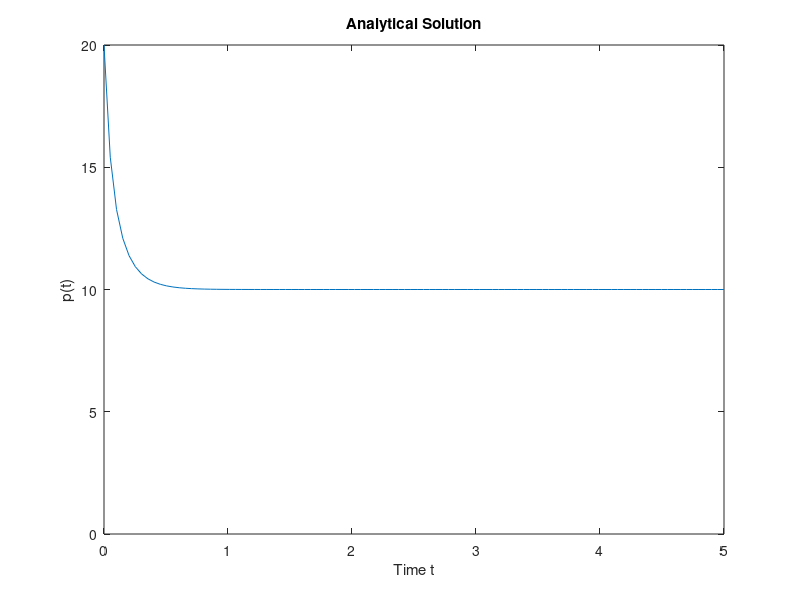

Recreate this plot in MATLAB. (Note: this script raises an error after producing the figure.)
%% Variables

clear all;

Analyt_Sol = @(t) 200./(20-10*exp(-7.*t));  % Analytical Solution
f = @(p) 7*(1-p/10)*p;						% ODE diff(p) = f(p)
D_f = @(p)(7*(1-p/5));						% diff of f wrt p
p0 = 20;									% Initial value
t_end = 5;									% end time
dt = [1 1/2 1/4 1/8 1/16 1/32];				% time steps
Er_ExEul = zeros(1, length(dt));			% App. Error of Explicit Euler method
Er_Heun = zeros(1, length(dt));				% App. Error of method of Heun
Er_ImEul = zeros(1, length(dt));			% App. Error of Implicit Euler
Er_AdMol = zeros(1, length(dt));			% App. Error of Adams Moulton method
Er_AML1 = zeros(1, length(dt));				% App. Error of Adams Moulton Linearization-1
Er_AML2 = zeros(1, length(dt));				% App. Error of Adams Moulton Linearization-2
Stab_mat = zeros(length(dt),6);             % Stability Matrix for 6 time
                                            % steps and 6 methods
Stab_lim = 10e-1;                           % Predefined accuracy limit

% Color definition matrix for graphs
Color = {[1 1 0], [1 0 1], [0 1 1], [1 0 0], [0 1 0], [0 0 1], [0 0 0]};
% Figure position matrix for figures

FigPosition = {[66 277 512 384], [436 278 512 384], [855 278 512 384], ...
               [66 1 512 384], [434 1 512 384],[855 1 512 384]};

%% a)

t = linspace(t_end,0);
close all
set(0, 'DefaultFigurePosition', FigPosition{1})
figure('name','Analytical Solution');
plot(t,Analyt_Sol(t));                   % Plotted p(t) in a graph
axis([0,t_end,0,p0]);
xlabel('Time t');
ylabel('p(t)');
title('Analytical Solution');

fprintf('Program paused. Proceed with Task b). Press enter to continue.\n\n');
pause;

%% b)

% Explicit Euler
% all Explicit Euler approximation values are calculated along with the
% error E_Ex_Eul (see task g))

%Global layout and display configuration
set(0, 'DefaultFigurePosition', FigPosition{1})
close all
figure('name','Explicit Euler');

%Explicit ler for all dt's
for i=1:length(dt)
t = 0:dt(i):t_end;
p = Analyt_Sol(t);

y = Euler(f,p0,dt(i),t_end);                    %Euler calculation
Er_ExEul(i) = sqrt((dt(i)/5)*sum((y-p).^2));    %Error calculation
% Stability "calculation" as to whether y approaches p for "large t"
Stab_mat(i,1) = abs(p(t_end/dt(i)+1)-y(t_end/dt(i)+1))<Stab_lim;
plot(t,y,'Color',Color{i},'LineStyle','-')      %Plot formating
hold on
end

%Printing results
plot(t,p,'Color',Color{length(dt)+1},'LineStyle','-')
axis([0,t_end,0,p0]);

%Labeling
xlabel('Time t')
ylabel('p(t)')
legend(strcat('Explicit Euler with dt =',' ',num2str(dt(1))),...
       strcat('Explicit Euler with dt =',' ',num2str(dt(2))),...
       strcat('Explicit Euler with dt =',' ',num2str(dt(3))),...
       strcat('Explicit Euler with dt =',' ',num2str(dt(4))),...
	   strcat('Explicit Euler with dt =',' ',num2str(dt(5))),...
	   strcat('Explicit Euler with dt =',' ',num2str(dt(6))),...
       'Analytical Solution', 'Location','northeast')
title(['Comparison of Explicit Euler approximations wrt time step ' ...
       'and analytical solution.'])
hold off

% Heun
% all Heun approximation values are calculated along with the
% error Er_Heun

set(0, 'DefaultFigurePosition', FigPosition{2})
figure('name','Heun');

% Heun Calculaitons
for i=1:length(dt)
t = 0:dt(i):t_end;
p = Analyt_Sol(t);

y = Heun(f,p0,dt(i),t_end);                 %Heun Calculation
Er_Heun(i) = sqrt((dt(i)/5)*sum((y-p).^2)); %Deviation error calculation
% Stability "calculation" as to whether y approaches p for "large t"
Stab_mat(i,2) = abs(p(t_end/dt(i)+1)-y(t_end/dt(i)+1))<Stab_lim;
plot(t,y,'Color',Color{i},'LineStyle','-')  %Plot for all dt results
hold on
end

%Analytical solution Plot
plot(t,p,'Color',Color{length(dt)+1},'LineStyle','-')
axis([0,t_end,0,p0]);

xlabel('Time t');
ylabel('p(t)');
legend(strcat('Heun with dt =',' ',num2str(dt(1))),...
       strcat('Heun with dt =',' ',num2str(dt(2))),...
       strcat('Heun with dt =',' ',num2str(dt(3))),...
       strcat('Heun with dt =',' ',num2str(dt(4))),...
	   strcat('Heun with dt =',' ',num2str(dt(5))),...
	   strcat('Heun with dt =',' ',num2str(dt(6))),...
       'Analytical Solution', 'Location','northeast')
title(['Comparison of Heun approximations wrt time step ' ...
       'and analytical solution.'])
hold off

fprintf('Program paused. Proceed with Task c). Press enter to continue.\n\n');
pause;

%% c) and d)
% Implicit Euler
% all Implicit Euler aproximation values are calculated along with the
% error Er_ImEul

%Figure layout
set(0, 'DefaultFigurePosition', FigPosition{3})
figure('name','Implicit Euler');

%Implicit Euler Calculations
for i=1:length(dt)
t = 0:dt(i):t_end;
p = Analyt_Sol(t);
y = Im_Eul(f,D_f,p0,dt(i),t_end);
Er_ImEul(i) = sqrt((dt(i)/5)*sum((y-p).^2));
% Stability "calculation" as to whether y approaches p for "large t"
Stab_mat(i,3) = abs(p(t_end/dt(i)+1)-y(t_end/dt(i)+1))<Stab_lim;
plot(t,y,'Color',Color{i},'LineStyle','-') 
hold on
end

%Printing results
plot(t,p,'Color',Color{length(dt)+1},'LineStyle','-')
axis([0,t_end,0,p0]);

xlabel('Time t')
ylabel('p(t)')
legend(strcat('dt =',' ',num2str(dt(1))),...
       strcat('dt =',' ',num2str(dt(2))),...
       strcat('dt =',' ',num2str(dt(3))),...
       strcat('dt =',' ',num2str(dt(4))),...
	   strcat('dt =',' ',num2str(dt(5))),...
	   strcat('dt =',' ',num2str(dt(6))),...
       'Analytical Solution', 'Location','northeast')
title(['Comparison of Implicit Euler approximations wrt time step ' ...
       'and analytical solution.'])
hold off


% Adams Moulton
% all Adams Moulton approximation values are calculated along with the
% error Er_AdMol

set(0, 'DefaultFigurePosition', FigPosition{4})
figure('name','Adams Moulton');

for i=1:length(dt)
t = 0:dt(i):t_end;
p = Analyt_Sol(t);
y = Adams_Moulton(f,D_f,p0,dt(i),t_end);
Er_AdMol(i) = sqrt((dt(i)/5)*sum((y-p).^2));
% Stability "calculation" as to whether y approaches p for "large t"
Stab_mat(i,4) = abs(p(t_end/dt(i)+1)-y(t_end/dt(i)+1))<Stab_lim;
plot(t,y,'Color',Color{i},'LineStyle','-')
hold on
end

plot(t,p,'Color',Color{length(dt)+1},'LineStyle','-')
axis([0,t_end,0,p0]); % Increase the yscale to track instable behaviour

xlabel('Time t')
ylabel('p(t)')
legend(strcat('dt =',' ',num2str(dt(1))),...
       strcat('dt =',' ',num2str(dt(2))),...
       strcat('dt =',' ',num2str(dt(3))),...
       strcat('dt =',' ',num2str(dt(4))),...
	   strcat('dt =',' ',num2str(dt(5))),...
	   strcat('dt =',' ',num2str(dt(6))),...
       'Analytical Solution', 'Location','northeast')
title(['Comparison of ADAMS MOULTON approximations wrt time step ' ...
       'and analytical solution.'])
hold off

fprintf('Program paused. Proceed with Task e). Press enter to continue.\n\n');
pause;

%% e) and f)
% Adams Moulton Linearization 1
% all Adams Moulton linearization1 approximation values are calculated along with the
% error Er_AML1


set(0, 'DefaultFigurePosition', FigPosition{5})
figure('name','AM Linearization1');

for i=1:length(dt)
t = 0:dt(i):t_end;
p = Analyt_Sol(t);
y = AM_Lin1(p0,dt(i),t_end);
Er_AML1(i) = sqrt((dt(i)/5)*sum((y-p).^2));
% Stability "calculation" as to whether y approaches p for "large t"
Stab_mat(i,5) = abs(p(t_end/dt(i)+1)-y(t_end/dt(i)+1))<Stab_lim;
plot(t,y,'Color',Color{i},'LineStyle','-')
hold on
end

plot(t,p,'Color',Color{length(dt)+1},'LineStyle','-')
axis([0,t_end,0,p0]);

xlabel('Time t')
ylabel('p(t)')
legend(strcat('dt =',' ',num2str(dt(1))),...
       strcat('dt =',' ',num2str(dt(2))),...
       strcat('dt =',' ',num2str(dt(3))),...
       strcat('dt =',' ',num2str(dt(4))),...
	   strcat('dt =',' ',num2str(dt(5))),...
	   strcat('dt =',' ',num2str(dt(6))),...
       'Analytical Solution', 'Location','northeast')
title(['Comparison of First Linearised Adams Moulton approximations wrt ' ...
       'time step and analytical solution.'])
hold off

% Adams Moulton Linearization 2
% all Adams Moulton linearization1 aproximation values are calculated along with the
% error Er_AML2

%t_end = 30;	% JFT (Increased time frame to observe "long time" behaviour)

set(0, 'DefaultFigurePosition', FigPosition{6})
figure('name','AM Linearization2');

%plug and play liniarisation formula
for i=1:length(dt)
t = 0:dt(i):t_end;
p = Analyt_Sol(t);
y = AM_Lin2(p0,dt(i),t_end);
Er_AML2(i) = sqrt((dt(i)/5)*sum((y-p).^2));
% Stability "calculation" as to whether y approaches p for "large t"
Stab_mat(i,6) = abs(p(t_end/dt(i)+1)-y(t_end/dt(i)+1))<Stab_lim;
plot(t,y,'Color',Color{i},'LineStyle','-')
hold on
end

%Printing results
plot(t,p,'Color',Color{length(dt)+1},'LineStyle','-')
axis([0,t_end,0,p0]);

xlabel('Time t')
ylabel('p(t)')
legend(strcat('dt =',' ',num2str(dt(1))),...
       strcat('dt =',' ',num2str(dt(2))),...
       strcat('dt =',' ',num2str(dt(3))),...
       strcat('dt =',' ',num2str(dt(4))),...
	   strcat('dt =',' ',num2str(dt(5))),...
	   strcat('dt =',' ',num2str(dt(6))),...
       'Analytical Solution', 'Location','northeast')
title(['Comparison of AM Linearization2 approximations wrt time step ' ...
       'and analytical solution.'])
hold off

fprintf('Program paused. Proceed with Task g). Press enter to continue.\n\n');
pause;
%% Task g)
% see output table and pdf file

%% Task h)
% The following error factors have been obtained from the calculations
% performed in task b).

Er_ExEul_Factor = Er_ExEul(1:end-1)./Er_ExEul(2:end);

Er_Heun_Factor = Er_Heun(1:end-1)./Er_Heun(2:end);

Er_ImEul_Factor = Er_ImEul(1:end-1)./Er_ImEul(2:end);

Er_AdMol_Factor = Er_AdMol(1:end-1)./Er_AdMol(2:end);

Er_AML1_Factor = Er_AML1(1:end-1)./Er_AML1(2:end);

Er_AML2_Factor = Er_AML2(1:end-1)./Er_AML2(2:end);

%% Output all information

%close all;

% Output Error Matrices 
f1 = figure('name','Error Data');
set(f1, 'Position', [300 150 780 490])
cnames = {'dt = 1', 'dt = 1/2', 'dt = 1/4', ...
          'dt = 1/8', 'dt = 1/16', 'dt = 1/32'};
      
ExEul_rnames = {'Explicit Euler Error', 'Error Factor'};
EulerTable = uitable(f1,'Data',[Er_ExEul;[0,Er_ExEul_Factor]],...
                'ColumnName',cnames, 'RowName', ExEul_rnames,...
                'Position', [10 410 763 75], 'ColumnWidth', {90});

Heun_rnames = {'Heun Error', '    Error Factor    '};
HeunTable = uitable(f1,'Data',[Er_Heun;[0,Er_Heun_Factor]],...
                'ColumnName',cnames, 'RowName', Heun_rnames,...
                'Position', [10 330 763 75], 'ColumnWidth', {90});
            
ImEul_rnames = {'Implicit Euler Error', '    Error Factor    '};
ImEulTable = uitable(f1,'Data',[Er_ImEul;[0,Er_ImEul_Factor]],...
                'ColumnName',cnames, 'RowName', ImEul_rnames,...
                'Position', [10 250 763 75], 'ColumnWidth', {90});
            
AM_rnames = {'Adams Moulton Error', '    Error Factor    '};
AMTable = uitable(f1,'Data',[Er_AdMol;[0,Er_AdMol_Factor]],...
                'ColumnName',cnames, 'RowName', AM_rnames,...
                'Position', [10 170 763 75], 'ColumnWidth', {90});
            
AML1_rnames = {'AM L1 Error', '    Error Factor    '};
AML1Table = uitable(f1,'Data',[Er_AML1;[0,Er_AML1_Factor]],...
                'ColumnName',cnames, 'RowName', AML1_rnames,...
                'Position', [10 90 763 75], 'ColumnWidth', {90});
            
AML2_rnames = {'AM L2 Error', '    Error Factor    '};
AML2Table = uitable(f1,'Data',[Er_AML2;[0,Er_AML2_Factor]],...
                'ColumnName',cnames, 'RowName', AML2_rnames,...
                'Position', [10 10 763 75], 'ColumnWidth', {90});

set(0, 'DefaultFigurePosition', FigPosition{1})				% Restore default figure position

% Output Stability Matrix

f2 = figure('name','Stability Matrix (1...stable | 0...unstable');
set(f1, 'Position', [300 150 780 490])
StabCnames = {'Explicit Euler', 'Heun', 'Implicit Euler', ...
          'Adams Moulton', 'AM L1', 'AM L2'};
StabRnames = {'dt = 1', 'dt = 1/2', 'dt = 1/4', ...
          'dt = 1/8', 'dt = 1/16', 'dt = 1/32'};
EulerTable = uitable(f2,'Data',Stab_mat,...
                'ColumnName',StabCnames, 'RowName', StabRnames,...
                'Position', [0 0 700 500]);
            
Stab_mat


